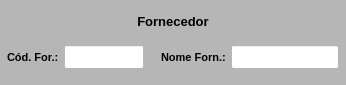
           <widget class="QWidget" name="widget_Cor1" native="true">
            <property name="minimumSize">
             <size>
              <width>0</width>
              <height>0</height>
             </size>
            </property>
            <property name="maximumSize">
             <size>
              <width>16777215</width>
              <height>85</height>
             </size>
            </property>
            <property name="styleSheet">
             <string notr="true">background-color: rgb(182, 182, 182);</string>
            </property>
            <layout class="QVBoxLayout" name="verticalLayout_4">
             <property name="spacing">
              <number>2</number>
             </property>
             <property name="leftMargin">
              <number>2</number>
             </property>
             <property name="topMargin">
              <number>2</number>
             </property>
             <property name="rightMargin">
              <number>2</number>
             </property>
             <property name="bottomMargin">
              <number>2</number>
             </property>
             <item>
              <widget class="QLabel" name="label_2">
               <property name="minimumSize">
                <size>
                 <width>0</width>
                 <height>0</height>
                </size>
               </property>
               <property name="maximumSize">
                <size>
                 <width>16777215</width>
                 <height>20</height>
                </size>
               </property>
               <property name="font">
                <font>
                 <pointsize>10</pointsize>
                 <weight>75</weight>
                 <bold>true</bold>
                </font>
               </property>
               <property name="text">
                <string>Fornecedor</string>
               </property>
               <property name="alignment">
                <set>Qt::AlignCenter</set>
               </property>
              </widget>
             </item>
             <item>
              <widget class="QWidget" name="widget_8" native="true">
               <property name="minimumSize">
                <size>
                 <width>0</width>
                 <height>0</height>
                </size>
               </property>
               <property name="maximumSize">
                <size>
                 <width>16777215</width>
                 <height>30</height>
                </size>
               </property>
               <property name="styleSheet">
                <string notr="true"/>
               </property>
               <layout class="QHBoxLayout" name="horizontalLayout_4">
                <property name="spacing">
                 <number>5</number>
                </property>
                <property name="leftMargin">
                 <number>5</number>
                </property>
                <property name="topMargin">
                 <number>3</number>
                </property>
                <property name="rightMargin">
                 <number>5</number>
                </property>
                <property name="bottomMargin">
                 <number>3</number>
                </property>
                <item>
                 <widget class="QLabel" name="label_25">
                  <property name="minimumSize">
                   <size>
                    <width>0</width>
                    <height>0</height>
                   </size>
                  </property>
                  <property name="maximumSize">
                   <size>
                    <width>75</width>
                    <height>16777215</height>
                   </size>
                  </property>
                  <property name="font">
                   <font>
                    <pointsize>8</pointsize>
                    <weight>75</weight>
                    <bold>true</bold>
                   </font>
                  </property>
                  <property name="text">
                   <string>Cód. For.:</string>
                  </property>
                  <property name="alignment">
                   <set>Qt::AlignLeading|Qt::AlignLeft|Qt::AlignVCenter</set>
                  </property>
                 </widget>
                </item>
                <item>
                 <widget class="QLineEdit" name="line_CodForn">
                  <property name="sizePolicy">
                   <sizepolicy hsizetype="Preferred" vsizetype="Preferred">
                    <horstretch>0</horstretch>
                    <verstretch>0</verstretch>
                   </sizepolicy>
                  </property>
                  <property name="maximumSize">
                   <size>
                    <width>80</width>
                    <height>16777215</height>
                   </size>
                  </property>
                  <property name="font">
                   <font>
                    <pointsize>8</pointsize>
                    <weight>50</weight>
                    <bold>false</bold>
                   </font>
                  </property>
                  <property name="styleSheet">
                   <string notr="true">background-color: rgb(255, 255, 255);</string>
                  </property>
                  <property name="text">
                   <string/>
                  </property>
                  <property name="alignment">
                   <set>Qt::AlignCenter</set>
                  </property>
                 </widget>
                </item>
                <item>
                 <widget class="QLabel" name="label_16">
                  <property name="text">
                   <string/>
                  </property>
                 </widget>
                </item>
                <item>
                 <widget class="QLabel" name="label_29">
                  <property name="maximumSize">
                   <size>
                    <width>75</width>
                    <height>16777215</height>
                   </size>
                  </property>
                  <property name="font">
                   <font>
                    <pointsize>8</pointsize>
                    <weight>75</weight>
                    <bold>true</bold>
                   </font>
                  </property>
                  <property name="text">
                   <string>Nome Forn.:</string>
                  </property>
                  <property name="alignment">
                   <set>Qt::AlignLeading|Qt::AlignLeft|Qt::AlignVCenter</set>
                  </property>
                 </widget>
                </item>
                <item>
                 <widget class="QLineEdit" name="line_NomeForn">
                  <property name="sizePolicy">
                   <sizepolicy hsizetype="Preferred" vsizetype="Preferred">
                    <horstretch>0</horstretch>
                    <verstretch>0</verstretch>
                   </sizepolicy>
                  </property>
                  <property name="font">
                   <font>
                    <pointsize>8</pointsize>
                    <weight>50</weight>
                    <bold>false</bold>
                   </font>
                  </property>
                  <property name="styleSheet">
                   <string notr="true">background-color: rgb(255, 255, 255);</string>
                  </property>
                  <property name="text">
                   <string/>
                  </property>
                  <property name="alignment">
                   <set>Qt::AlignLeading|Qt::AlignLeft|Qt::AlignVCenter</set>
                  </property>
                 </widget>
                </item>
               </layout>
              </widget>
             </item>
            </layout>
           </widget>
